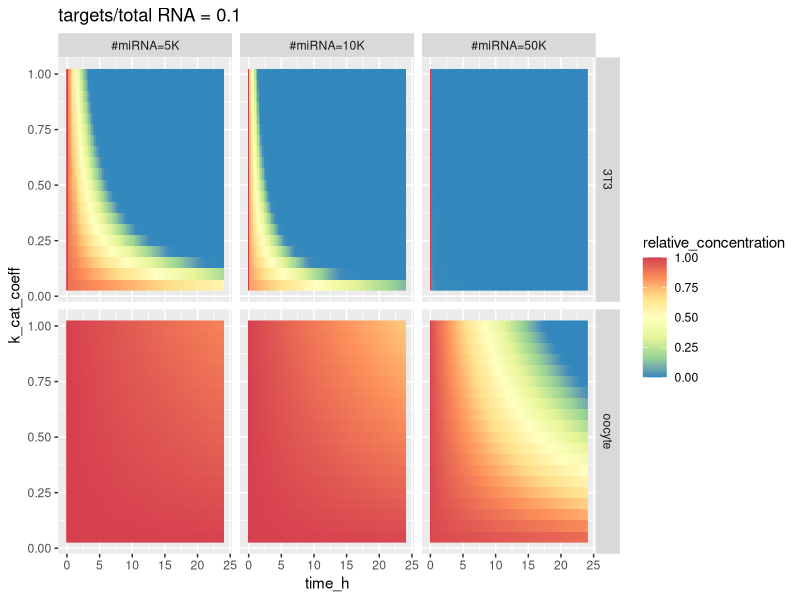
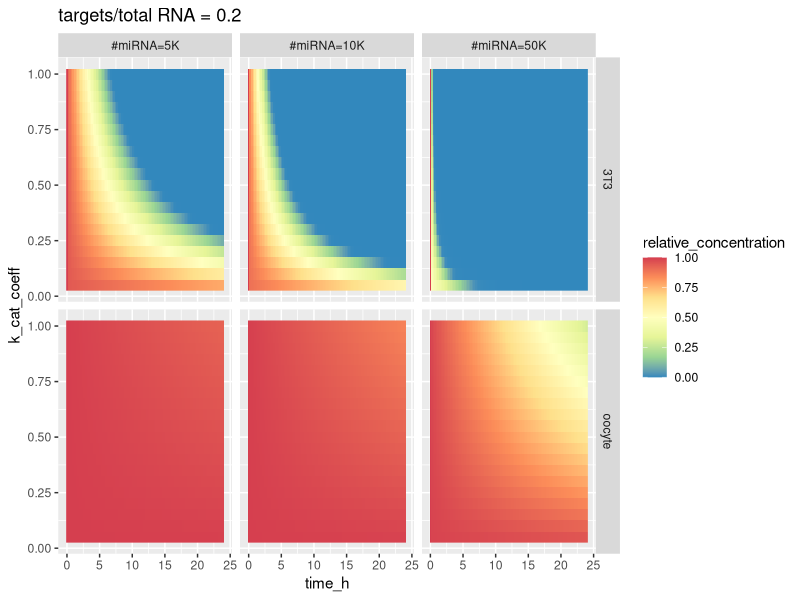

Write R code to recreate these figures, in order.
## ---- chunk 1
#Next line is useful for Word output
#knitr::opts_chunk$set(echo = FALSE)
knitr::opts_chunk$set(fig.width = 9)
library(deSolve)
library(tidyverse)
library(ggridges)
library(cowplot)
library(knitr)
options(dplyr.show_progress = FALSE)
## ---- chunk 2
### Define units and conversions
#Using litre as volume unit! (since constants are in moles per litre)
mole_unit <- 6.022e14 #nano mole
mole_unit_from_nano_mole <- 1
mole_unit_from_mole <- 1e9
time_unit_from_sec <- 1

K_M_siRNA <- 0.1 * mole_unit_from_nano_mole
k_on_siRNA <- 3.6e7 / (mole_unit_from_mole * time_unit_from_sec)

k_off_siRNA <- 7.7e-4 / time_unit_from_sec
k_cat_siRNA <- 8.1e-4 / time_unit_from_sec
k_cat_siRNA_computed <- K_M_siRNA * k_on_siRNA - k_off_siRNA

k_on_miRNA <- 0.2e8 / (mole_unit_from_mole * time_unit_from_sec)
k_off_miRNA <- 0.051e-2 / time_unit_from_sec

### Combinations of data we use
cells <- tibble(
  name = c("3T3","oocyte"),
  volume = c(4.4e-12, 260e-12),
  total_RNA = c(5e5,25e6)
)

target_pools <- tibble(fraction_of_total_RNA = c(0.1,0.2))

miRNA_counts <- tibble(miRNA_count = c(5e4,1e4,5e3))

k_cat_coeff_step = 0.05
k_cat_coeffs <- tibble(k_cat_coeff = seq(0.05,1, by = k_cat_coeff_step))

all_conditions <- crossing(cells, target_pools, miRNA_counts, k_cat_coeffs)

times <- seq(0,24*60*60 * time_unit_from_sec, length.out = 101)
time_step <- diff(times)[1]

one_step_degradation <- function(t, state, parameters) {
  with(as.list(c(state, parameters)), {
    d_target <- -k_on * enzyme * target + k_off * complex 
    d_enzyme <- -k_on * enzyme * target + k_off * complex + k_cat * complex
    d_complex <- k_on * enzyme * target - k_off * complex - k_cat * complex
    list(c(d_target, d_enzyme, d_complex))
  })
}

plot_ode_result <- function(out, title) {
  out_tidy <- out %>% as.data.frame() %>% 
    gather(type, concentration, -time) %>%
    mutate(time_h = time / (3600 * time_unit_from_sec)) 
    
  
  uncleaved_plot <- out_tidy %>% 
    filter(type != "enzyme") %>%
    group_by(time_h) %>%
    summarise(all_uncleaved = sum(concentration)) %>%
    (function(data) { 
      ggplot(data,aes(x = time_h, y = all_uncleaved)) + geom_line() +
        ggtitle(paste0(title," uncleaved RNAs"))  +
        ylim(-1e-5, max(data$all_uncleaved)) 
    })

  print(uncleaved_plot)
  
  auxiliary_plot <- 
    ggplot(out_tidy, aes(x = time_h, y = concentration, color = type, linetype = type)) + geom_line() +
    ggtitle(paste0(title," all reactants") ) + 
    ylim(-1e-5, max(out_tidy$concentration))


  print(auxiliary_plot)
}

## ---- chunk 3
tibble(k_cat_reported = k_cat_siRNA * time_unit_from_sec, k_cat_computed =  k_cat_siRNA_computed * time_unit_from_sec) %>% mutate(computed_to_reported_ratio = k_cat_computed / k_cat_reported) %>% kable()
## ---- chunk 4
tibble(k_coeff_min = min(k_cat_coeffs$k_cat_coeff), k_coeff_max = max(k_cat_coeffs$k_cat_coeff), num_intermediate_values = nrow(k_cat_coeffs)) %>% kable()
## ---- chunk 5
cells %>% mutate(volume_pl = volume * 10^12) %>% select(-volume) %>%  kable()
## ---- chunk 6
miRNA_counts %>% kable()
## ---- chunk 7
target_pools %>% kable()
## ---- chunk 8
# Getting the initial complex concentration at equilibrium

# K_D = k_on / k_off
# c/t*e = K_D
# c = t*e*K_D
# 
# t  = t_i - c
# e  = e_i - c
# 
# c = (t_i - c)*(e_i-c)*K_D
# 
# c = c^2 * K_D + c*(-e_i -t_i)*K_D + e_i * t_i * K_D
# 0 = c^2 * K_D + c*((-e_i -t_i)*K_D - 1) + e_i * t_i * K_D
# 
# D = ((-e_i -t_i)*K_D - 1)^2 - 4*e_i * t_i * K_D^2
# c = ( -((-e_i -t_i)*K_D - 1)  +- sqrt(D) ) / (2 * K_D)
# c = ( (e_i + t_i) * K_D + 1 + sqrt(D) ) / (2 * K_D)

## ---- chunk 9
miRNA_sim_single <- function(condition) {
  params <- c(k_cat = k_cat_siRNA * condition$k_cat_coeff, k_on = k_on_miRNA, k_off = k_off_miRNA)
  
  #Init the enzyme and complex at equilibrium
  total_target <- (condition$total_RNA / mole_unit) * condition$fraction_of_total_RNA / condition$volume
  total_enzyme <- condition$miRNA_count / (condition$volume * mole_unit)
  K_D <-  params["k_on"] / params["k_off"]
  names(K_D) <- NULL #For some reason, this has name and it messes up later computations
  complex_D <- (((total_target + total_enzyme) * K_D + 1) ^ 2) - 4 * total_target * total_enzyme * (K_D^2)
  initial_complex <- ((total_target + total_enzyme) * K_D + 1 - sqrt(complex_D)) / (2 * K_D)
  
  free_target <- total_target - initial_complex
  free_enzyme <- total_enzyme - initial_complex
  
  #Check that the equilibirum calculation is OK
  if(free_enzyme < 0 || free_target < 0 || initial_complex < 0) {
    stop("Concentrations below zero")
  }
  check <- initial_complex / (free_target * free_enzyme)
  if(abs(check - K_D) > 1e-8) {
    stop("Not equilibrium")
  }
  
  #state <- c(target = free_target, enzyme = free_enzyme, complex = initial_complex)
  state <- c(target = total_target, enzyme = total_enzyme, complex = 0)
  
  out <- ode(y = state, times = times, func = one_step_degradation, parms = params)

  tidy_out <- out %>% as.data.frame() %>%
    gather(type, concentration, -time) %>%
    mutate(time_h = time / (3600 * time_unit_from_sec)) 

  crossing(as.tibble(condition), tidy_out)
}

sim_results <- all_conditions %>%
  rowwise() %>% do(miRNA_sim_single(.)) %>% ungroup()
## ---- chunk 10
plot_concentration_surface <- function(to_show) {
  if(length(unique(to_show$fraction_of_total_RNA)) != 1) {
    stop("Has to be unique")
  }
  
  label_miRNA_count <- function(value) {
    paste0("#miRNA=",round(as.numeric(value)/1000),"K")
  }
  
 p <- to_show %>% filter(type == "target") %>% group_by(fraction_of_total_RNA, miRNA_count, name) %>% 
   mutate(concentration = if_else(concentration < 0, 0, concentration),
          relative_concentration = concentration / max(concentration)) %>%
  ungroup() %>%
  ggplot(aes(x=time_h, y = k_cat_coeff, fill = relative_concentration, z = relative_concentration)) + 
   geom_raster() + 
   scale_fill_distiller(palette = "Spectral") +
   facet_grid(name~miRNA_count, labeller= labeller(miRNA_count = label_miRNA_count)) +
   ggtitle(paste("targets/total RNA =", to_show$fraction_of_total_RNA[1]))
  print(p)
  data.frame()
}

sim_results %>%group_by(fraction_of_total_RNA) %>% do(plot_concentration_surface(.)) %>% invisible()
